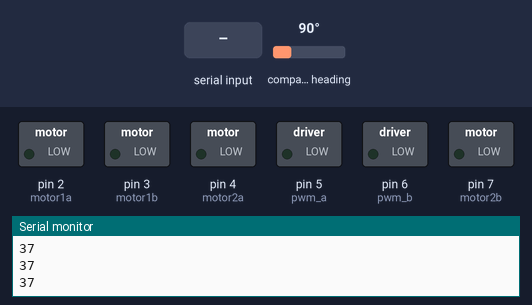
The sketch below on a simulated Arduino Uno, built with avr-gcc and run on an emulated ATmega328P. On the bench: switched loads named in the sketch (green lamp = pin HIGH), the last lines printed to the serial monitor. The test bench sets the inputs (shaded band); at power-on: compass heading 90°.

Above: at 1.2 s.
1.3 s: "1" received over the second serial link
At 1.7 s:
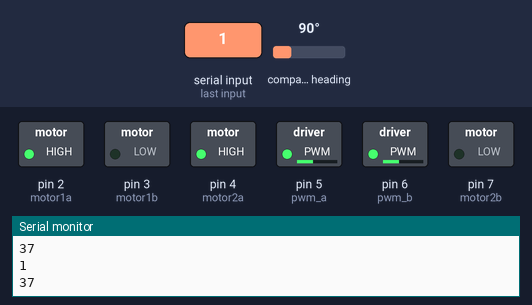
2.8 s: "2" received over the second serial link
At 4.0 s:
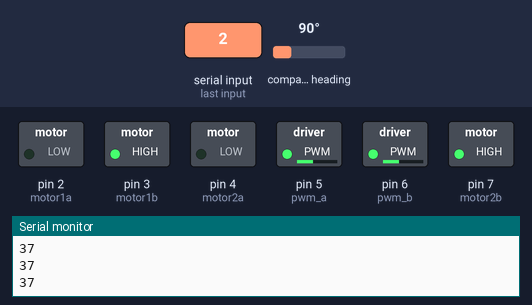
4.3 s: "3" received over the second serial link
At 5.1 s:
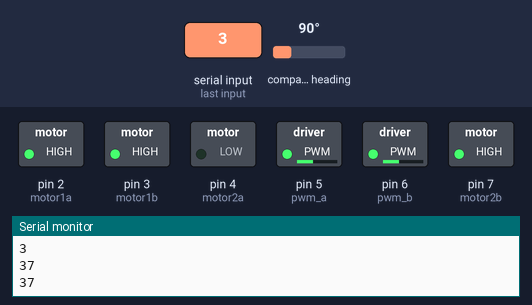
5.8 s: "4" received over the second serial link
At 6.2 s:
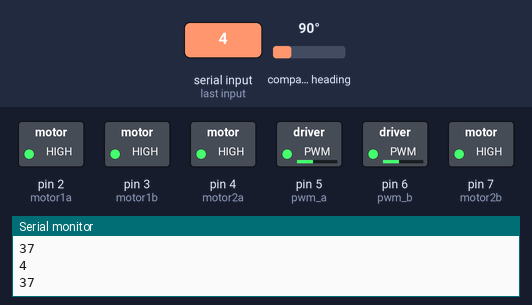
Timing chart, 0 to 8.3 s (numbered marks = the images above; inputs shaded):
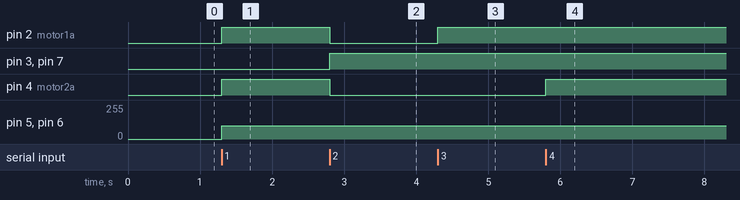

The sketch:

BluetoothCar2.ino
```cpp
#include <SoftwareSerial.h>
// Reference the I2C Library
#include <Wire.h>
// Reference the HMC5883L Compass Library
#include <Adafruit_Sensor.h>
#include <Adafruit_HMC5883_U.h>

Adafruit_HMC5883_Unified mag = Adafruit_HMC5883_Unified(12345);

int error = 0;

SoftwareSerial BT(10, 11);
// creates a "virtual" serial port/UART
// connect BT module TX to D10
// connect BT module RX to D11
// connect BT Vcc to 5V, GND to GND
//Distance away
int distance;

//Sets the duration each keystroke captures the motors.
int keyDuration = 100;

int iComp;

//we define the pins that set the motors' direction
int pwm_a = 5;  //PWM control for motor outputs 1 and 2 is on digital pin 3
int pwm_b = 6;  //PWM control for motor outputs 3 and 4 is on digital pin 11
int motor1a = 2;
int motor1b = 3;
int motor2a = 4;
int motor2b = 7;

int lowspeed = 100;
int highspeed = 100;

void setup()
{
  Serial.begin(9600);
  if(!mag.begin())
  {
    /* There was a problem detecting the HMC5883 ... check your connections */
    Serial.println("Ooops, no HMC5883 detected ... Check your wiring!");
    while(1);
  }
  //Wire.begin(); // Start the I2C interface.

 /* Serial.println("Constructing new HMC5883L");
 // compass = HMC5883L(); // Construct a new HMC5883 compass.

  Serial.println("Setting scale to +/- 1.3 Ga");
  //error = compass.SetScale(1.3); // Set the scale of the compass
  //error = compass.SetMeasurementMode(Measurement_Continuous); // Set the measurement mode to Continuous*/

  // we define the motor pins as outputs
  pinMode(pwm_a, OUTPUT);  //Set control pins to be outputs
  pinMode(pwm_b, OUTPUT);
  pinMode(motor1a, OUTPUT);
  pinMode(motor1b, OUTPUT);
  pinMode(motor2a, OUTPUT);
  pinMode(motor2b, OUTPUT);

  analogWrite(pwm_a, 0);
  //set both motors to run at (100/255 = 39)% duty cycle (slow)
  analogWrite(pwm_b, 0);

  BT.begin(9600);// set the data rate for the SoftwareSerial port
  Serial.begin(9600);

}

char a; // stores incoming character from other device

void loop()
{
  Serial.begin(9600);

  sensors_event_t event;
  mag.getEvent(&event);

  // Calculate heading when the magnetometer is level, then correct for signs of axis.
  float heading = atan2(event.magnetic.y, event.magnetic.x);

  // Once you have your heading, you must then add your 'Declination Angle', which is the 'Error' of the magnetic field in your location.
  // Find yours here: http://www.magnetic-declination.com/
  // Mine is: 2ï¿½ 37' W, which is 2.617 Degrees, or (which we need) 0.0456752665 radians, I will use 0.0457
  // If you cannot find your Declination, comment out these two lines, your compass will be slightly off.
  float declinationAngle = -2.3;
  heading += declinationAngle;

  // Correct for when signs are reversed.
  if(heading < 0)
    heading += 2*PI;

  // Check for wrap due to addition of declination.
  if(heading > 2*PI)
    heading -= 2*PI;

  // Convert radians to degrees for readability.
  float headingDegrees = heading * 180/M_PI;

  // Normally we would delay the application by 66ms to allow the loop
  // to run at 15Hz (default bandwidth for the HMC5883L).
  // However since we have a long serial out (104ms at 9600) we will let
  // it run at its natural speed.
  // delay(66);

  //This throttles how much data is sent to Python code.
  //Basically, it updates every second (10 microsecond delay X 100 iComps)
  if (iComp >= 30){

    int adjHeading = 0;
    //The "floor" part makes the float into an integer, rounds it up.
    headingDegrees = floor(headingDegrees);

    if (headingDegrees >= 280){
        adjHeading = map(headingDegrees, 280, 360, 0, 79);
    }
    else if (headingDegrees <= 279) {
        adjHeading = map(headingDegrees, 0, 279, 80, 360);
    }
    //Serial.println(adjHeading);
    BT.println(adjHeading);
    Serial.println(adjHeading);
    iComp=0;
  }
  iComp++;

delay(10);

if (BT.available())
    {
    a=(BT.read());//it will be read and
    Serial.println(a);
    if (a=='1')//if a=1 (the signal from the 'up' button from the bluetooth app) it will move forward
    {
//set both motors to run at 100% duty cycle (fast)
      analogWrite(pwm_a, highspeed);
      analogWrite(pwm_b, highspeed);

      digitalWrite(motor1a, HIGH);
      digitalWrite(motor1b, LOW);
      digitalWrite(motor2a, HIGH);
      digitalWrite(motor2b, LOW);

delay(keyDuration);
    }
    if (a=='2')//it will move backwards
    {
//set both motors to run at 100% duty cycle (fast)
      analogWrite(pwm_a, highspeed);
      analogWrite(pwm_b, highspeed);

     digitalWrite(motor1a, LOW);
     digitalWrite(motor1b, HIGH);
     digitalWrite(motor2a, LOW);
     digitalWrite(motor2b, HIGH);
delay(keyDuration);
    }
    if (a=='3')// it will move left
    {
//Left
      analogWrite(pwm_a, lowspeed);
      analogWrite(pwm_b, lowspeed);

     digitalWrite(motor1a, HIGH);
     //digitalWrite(motor1b, LOW);
     //digitalWrite(motor2a, HIGH);
     //digitalWrite(motor2b, HIGH);

delay(keyDuration);
    }
    if (a=='4')//it will move right
    {
//Right
      analogWrite(pwm_a, lowspeed);
      analogWrite(pwm_b, lowspeed);

     //digitalWrite(motor1a, LOW);
     //digitalWrite(motor1b, HIGH);
     digitalWrite(motor2a, HIGH);
     //digitalWrite(motor2b, HIGH);

delay(keyDuration);
    }
    if (a=='0')//it will not move
    {
//set both motors to run at 100% duty cycle (fast)
      analogWrite(pwm_a, 0);
      analogWrite(pwm_b, 0);

     digitalWrite(motor1a, LOW);
     digitalWrite(motor1b, LOW);
     digitalWrite(motor2a, LOW);
     digitalWrite(motor2b, LOW);

  delay(keyDuration);
    }
  }
}
```

Measured:
- after the input at 1.3 s, pin 2 (motor1a), pin 4 (motor2a): LOW → HIGH at once; pin 5 (pwm_a), pin 6 (pwm_b): 0/255 → 100/255 at once
- after the input at 2.8 s, pin 2 (motor1a), pin 4 (motor2a): HIGH → LOW at once; pin 3 (motor1b), pin 7 (motor2b): LOW → HIGH at once
- after the input at 4.3 s, pin 2 (motor1a): LOW → HIGH at once
- after the input at 5.8 s, pin 4 (motor2a): LOW → HIGH at once
